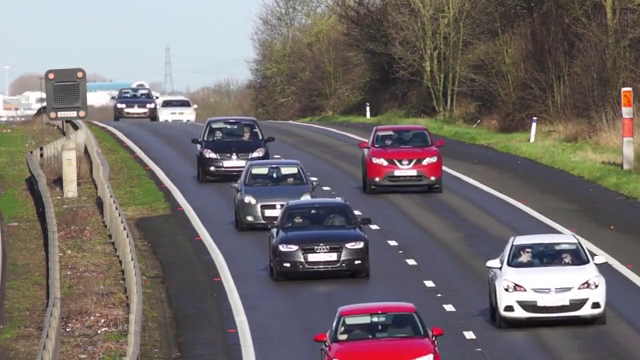
#> input picture frame 37 of THUCHANH/LAB_5/video.mp4, 640 x 360 px, given in place of Lab10_test2.mp4, which was not available
$ python 522H0120_LAB10.py
#> lines starting #> are read from the running program, lines starting #| are printed output that depends on the picture; after the words box and inside, x2 and y2 are one past the last pixel; in counts of white or black regions, pixels touching at a corner belong together; pictures that were not available may be replaced by others from this repository, and a replacement may not be noted
#> further down, frame is the input picture: shape (360, 640, 3); mean B, G, R 108, 108.8, 115.8
# Ex1
import cv2
import numpy as np

def make_coordinates(image, line_parameters):
    slope, intercept = line_parameters
    y1 = image.shape[0]
    y2 = int(y1*(3/5))
    x1 = int((y1 - intercept)/slope)
    x2 = int((y2 - intercept)/slope)
    return np.array([x1, y1, x2, y2])

def average_slope_intercept(image, lines):
    left_fit = []
    right_fit = []
    if lines is not None:
        for line in lines:
            x1, y1, x2, y2 = line.reshape(4)
            parameters = np.polyfit((x1, x2), (y1, y2), 1)
            slope = parameters[0]
            intercept = parameters[1]
            if slope < 0:
                left_fit.append((slope, intercept))
            else:
                right_fit.append((slope, intercept))
    if len(left_fit) > 0 and len(right_fit) > 0:
        left_fit_average = np.average(left_fit, axis=0)
        right_fit_average = np.average(right_fit, axis=0)
        left_line = make_coordinates(image, left_fit_average)
        right_line = make_coordinates(image, right_fit_average)
        return np.array([left_line, right_line])
    else:
        return None

def canny(image):
    gray = cv2.cvtColor(image, cv2.COLOR_RGB2GRAY)
    blur = cv2.GaussianBlur(gray, (5, 5), 0)
    canny = cv2.Canny(blur, 50, 150)
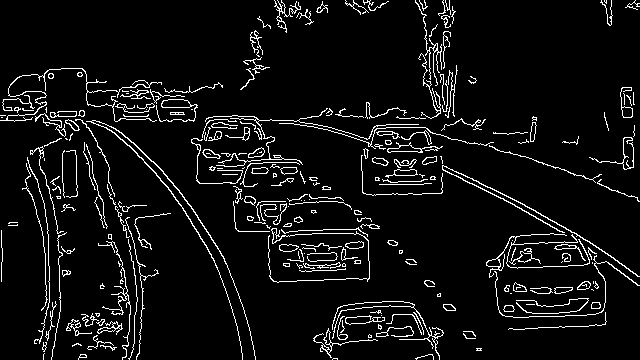
#> canny: shape (360, 640); 6.5% white in thin lines or dots
    return canny

def display_lines(image, lines):
    line_image = np.zeros_like(image)
    if lines is not None:
        for line in lines:
            x1, y1, x2, y2 = line
            cv2.line(line_image, (x1, y1), (x2, y2), (255, 0, 0), 10)
    return line_image

def region_of_interest(image):
    height = image.shape[0]
#> height = 360
    polygons = np.array([
        [(200, height), (1100, height), (550, 250)]
    ])
#> polygons = [[200, 360], [1100, 360], [550, 250]]
    mask = np.zeros_like(image)
    cv2.fillPoly(mask, polygons, 255)
#> mask: shape (360, 640); 12.3% white; 1 white region, box (x1, y1, x2, y2) and area: (203, 250, 640, 360) 28294
    masked_image = cv2.bitwise_and(image, mask)
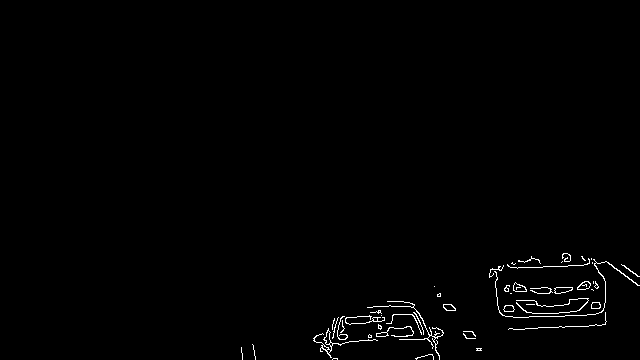
#> masked_image: shape (360, 640); 0.92% white in thin lines or dots, all inside (x1, y1, x2, y2) = (241, 253, 640, 360)
    return masked_image

cap = cv2.VideoCapture('Lab10_test2.mp4')

while cap.isOpened():
    _, frame = cap.read()
    if frame is None:
        break

    canny_image = canny(frame)
    cropped_image = region_of_interest(canny_image)
    lines = cv2.HoughLinesP(cropped_image, 2, np.pi/180, 100, np.array([]), minLineLength=40, maxLineGap=5)
#> lines = [[547, 327, 605, 324], [322, 346, 374, 339], [549, 293, 598, 286]]
    averaged_lines = average_slope_intercept(frame, lines)
#> the loop in average_slope_intercept, `for line in lines:` made 3 passes
#> (x1, y1, x2, y2, slope, intercept) on passes 1 to 3: (547, 327, 605, 324, -0.0517, 355.3), (322, 346, 374, 339, -0.135, 389.3), (549, 293, 598, 286, -0.143, 371.4)
#> after the loop in average_slope_intercept, `for line in lines:`: left_fit = [(-0.0517, 355.3), (-0.135, 389.3), (-0.143, 371.4)]; right_fit = []
    line_image = display_lines(frame, averaged_lines)
#> line_image: shape (360, 640, 3); every value is 0
    combo_image = cv2.addWeighted(frame, 0.8, line_image, 1, 1)
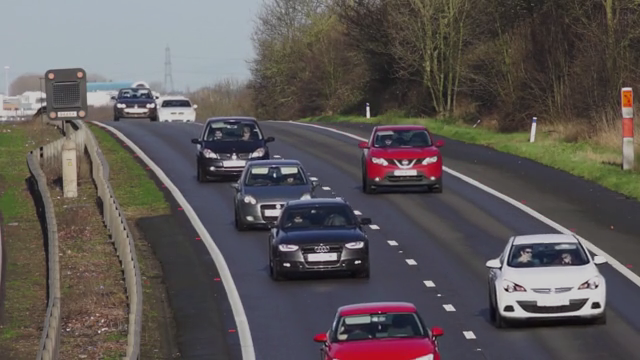
#> combo_image: shape (360, 640, 3); mean B, G, R 87.4, 88, 93.6
    cv2.imshow('result', combo_image)
    if cv2.waitKey(1) == ord('q'):
#> (key q is pressed here)
        break

cap.release()
cv2.destroyAllWindows()

# Ex2
import cv2
import numpy as np
import os

# Define a function to detect lanes in an image
def detect_lanes(image):
    # Convert to grayscale
    gray = cv2.cvtColor(image, cv2.COLOR_BGR2GRAY)
    # Apply Gaussian blur
    blur = cv2.GaussianBlur(gray, (5, 5), 0)
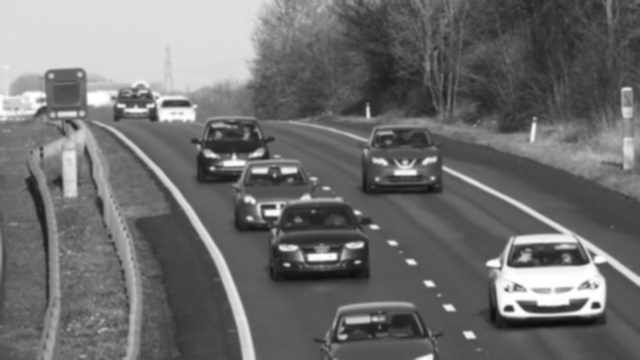
#> blur: shape (360, 640); min 12, max 255, mean 110.7
    # Canny edge detection
    edges = cv2.Canny(blur, 50, 150)
#> edges: shape (360, 640); 6.5% white in thin lines or dots
    # Define the region of interest
    mask = np.zeros_like(edges)
    polygon = np.array([[
        (100, image.shape[0]),
        (image.shape[1]-100, image.shape[0]),
        (image.shape[1]//2, image.shape[0]//2)
    ]], np.int32)
#> polygon = [[100, 360], [540, 360], [320, 180]]
    cv2.fillPoly(mask, polygon, 255)
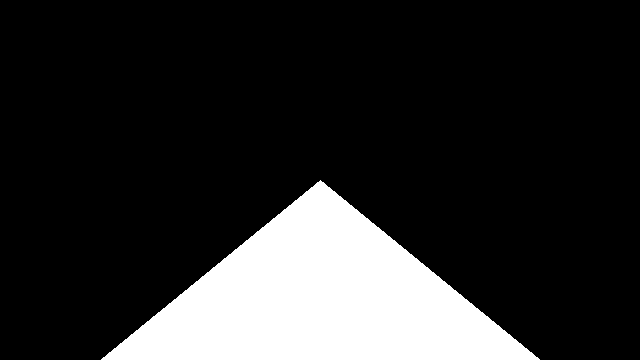
#> mask: shape (360, 640); 17.2% white; 1 white region, box (x1, y1, x2, y2) and area: (101, 180, 540, 360) 39640
    # Mask the edges image
    masked_edges = cv2.bitwise_and(edges, mask)
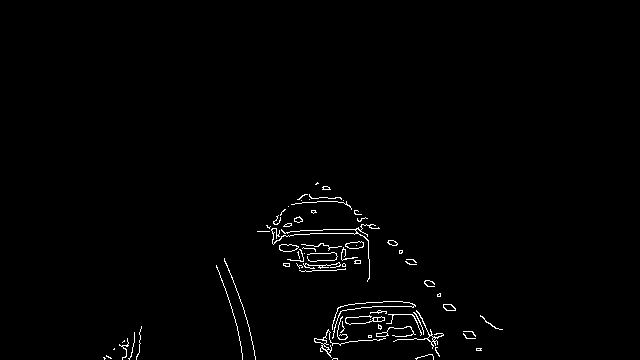
#> masked_edges: shape (360, 640); 1.2% white in thin lines or dots, all inside (x1, y1, x2, y2) = (103, 182, 503, 360)
    # Hough transform for line detection
    lines = cv2.HoughLinesP(masked_edges, 2, np.pi/180, 100, np.array([]), minLineLength=40, maxLineGap=5)
#> lines = [[310, 233, 365, 233]]
    # Create an image to draw the lines on
    line_image = np.zeros_like(image)
    if lines is not None:
        for line in lines:
            for x1, y1, x2, y2 in line:
                cv2.line(line_image, (x1, y1), (x2, y2), (0, 255, 0), 10)
#> this loop made 1 pass
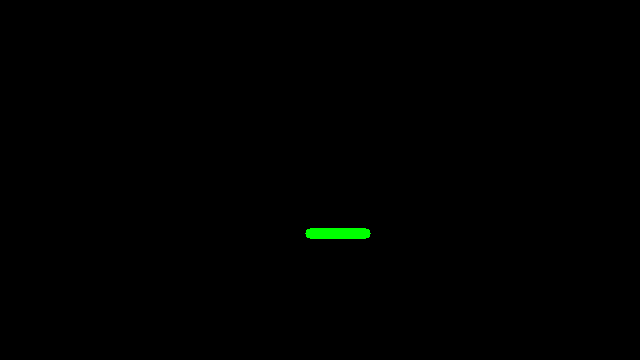
#> line_image: shape (360, 640, 3); mean of channels 0, 1, 2 0, 0.8, 0; drawn as B, G, R
    # Combine the line image with the original image
    combo_image = cv2.addWeighted(image, 0.8, line_image, 1, 1)
    return combo_image

# Create a directory to save the output images
output_dir = 'detected_lanes'
if not os.path.exists(output_dir):
    os.makedirs(output_dir)
# Initialize video capture
cap = cv2.VideoCapture(0)
frame_count = 0
while True:
    ret, frame = cap.read()
    if not ret:
        break
    # Detect lanes in the frame
    lane_image = detect_lanes(frame)
    # Save the frame with detected lanes
    cv2.imwrite(f'{output_dir}/frame_{frame_count}.jpg', lane_image)
    frame_count += 1
    # Display the frame with detected lanes
    cv2.imshow('Lane Detection', lane_image)
    # Break the loop if 'q' is pressed
    if cv2.waitKey(1) & 0xFF == ord('q'):
#> (key q is pressed here)
        break
# Release the capture and destroy all windows
cap.release()
cv2.destroyAllWindows()

$ run again, starting later in the video
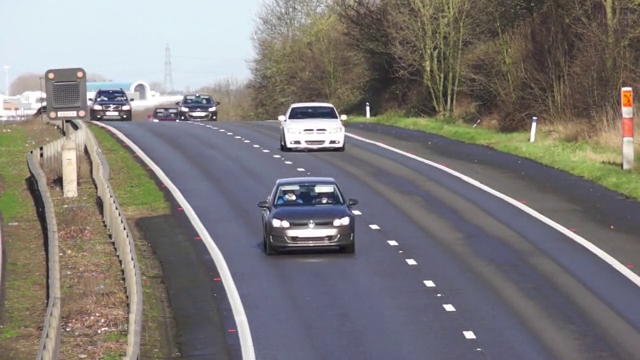
#> input picture frame 169 of THUCHANH/LAB_5/video.mp4, 640 x 360 px, given in place of Lab10_test2.mp4, which was not available
#> frame is the input picture: shape (360, 640, 3); mean B, G, R 120.8, 122.1, 125.7
#> in canny, `canny = cv2.Canny(blur, 50, 150)`:
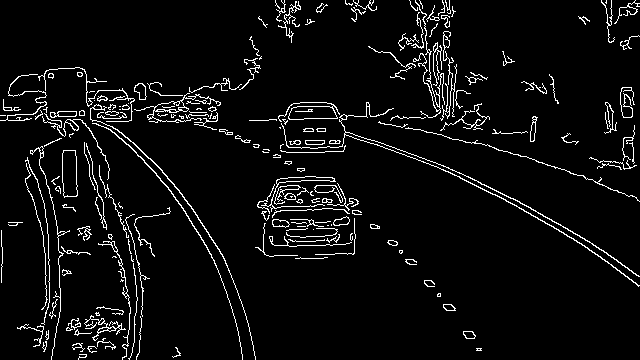
#> canny: shape (360, 640); 5.3% white in thin lines or dots
#> masked_image: shape (360, 640); 0.09% white in thin lines or dots, all inside (x1, y1, x2, y2) = (241, 261, 640, 360)
#> `lines = cv2.HoughLinesP(cropped_image, 2, np.pi/180, 100, np.array([])..`: lines = None
#> line_image: shape (360, 640, 3); every value is 0
#> edges: shape (360, 640); 5.4% white in thin lines or dots
#> in detect_lanes, `masked_edges = cv2.bitwise_and(edges, mask)`:
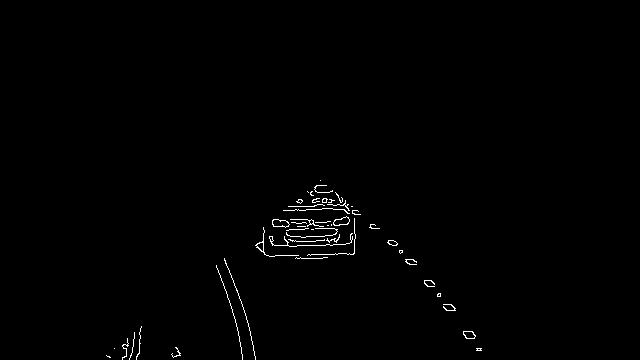
#> masked_edges: shape (360, 640); 0.67% white in thin lines or dots, all inside (x1, y1, x2, y2) = (106, 180, 482, 360)

$ run again, starting later in the video
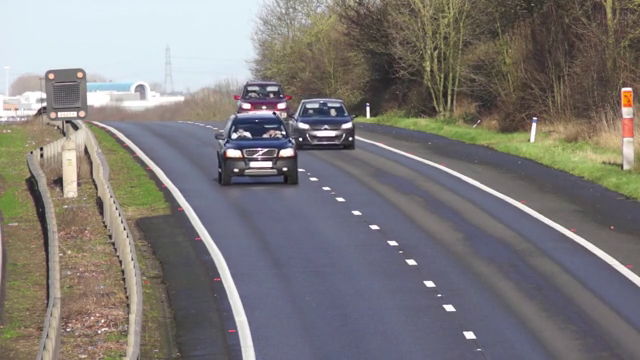
#> input picture frame 301 of THUCHANH/LAB_5/video.mp4, 640 x 360 px, given in place of Lab10_test2.mp4, which was not available
#> frame is the input picture: shape (360, 640, 3); mean B, G, R 121.5, 122.7, 126.3
#> in canny, `canny = cv2.Canny(blur, 50, 150)`:
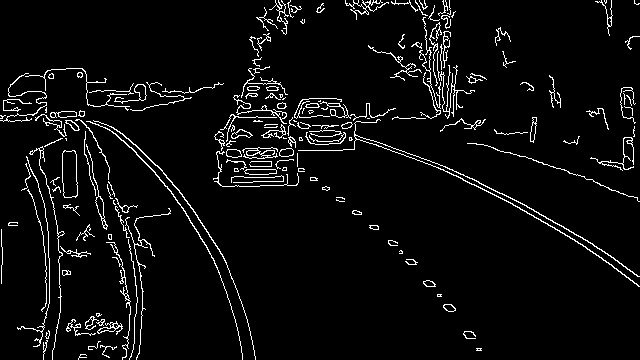
#> canny: shape (360, 640); 4.9% white in thin lines or dots
#> masked_image: shape (360, 640); 0.1% white in thin lines or dots, all inside (x1, y1, x2, y2) = (241, 261, 640, 360)
#> `lines = cv2.HoughLinesP(cropped_image, 2, np.pi/180, 100, np.array([])..`: lines = None
#> line_image: shape (360, 640, 3); every value is 0
#> edges: shape (360, 640); 5.1% white in thin lines or dots
#> in detect_lanes, `masked_edges = cv2.bitwise_and(edges, mask)`:
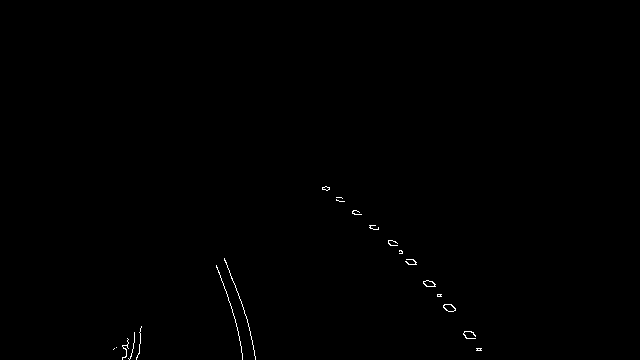
#> masked_edges: shape (360, 640); 0.25% white in thin lines or dots, all inside (x1, y1, x2, y2) = (113, 186, 482, 360)
